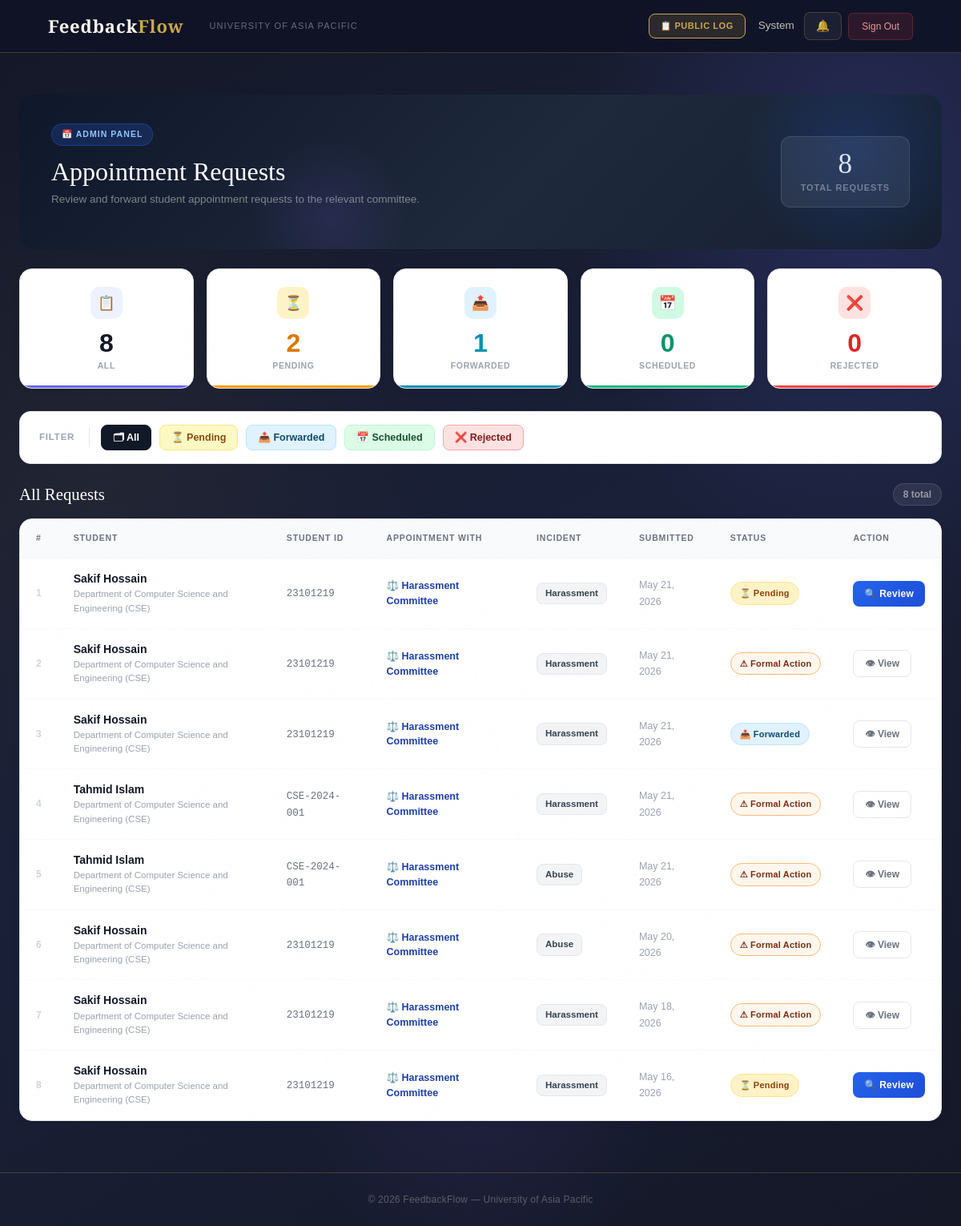
The page /dashboard/appointments/ (signed in) on the database its author committed.
### users/models.py (models this page shows, shortened)
class User(AbstractBaseUser, PermissionsMixin):
    ROLE_CHOICES = (
        ('Student',   'Student'),
        ('Faculty',   'Faculty'),
        ('HOD',       'Head of Department'),
        ('Staff',     'Staff'),
        ('DAO',       'Dean of Administration Office'),
        ('Admin',     'Administrator'),
        ('Committee', 'Committee Member'),
    )
    DEPARTMENT_CHOICES = (
        ('DBA',          'Department of Business Administration'),
        ('CSE',          'Department of Computer Science and Engineering'),
        ('CE',           'Department of Civil Engineering'),
        ('EEE',          'Department of Electrical and Electronic Engineering'),
        ('Pharmacy',     'Department of Pharmacy'),
        ('Law',          'Department of Law and Human Rights'),
        ('English',      'Department of English'),
        ('Architecture', 'Department of Architecture'),
    )
    COMMITTEE_TYPE_CHOICES = (
        ('Harassment Committee', 'Harassment Committee'),
        ('Proctorial Committee', 'Proctorial Committee'),
    )
    email          = models.EmailField(unique=True, max_length=255)
    full_name      = models.CharField(max_length=150)
    role           = models.CharField(max_length=20, choices=ROLE_CHOICES)
    department     = models.CharField(max_length=100, choices=DEPARTMENT_CHOICES, null=True, blank=True)
    student_id     = models.CharField(max_length=50, unique=True, null=True, blank=True)
    committee_type = models.CharField(max_length=50, choices=COMMITTEE_TYPE_CHOICES, null=True, blank=True)
    is_active      = models.BooleanField(default=True)
    is_staff       = models.BooleanField(default=False)
    created_at     = models.DateTimeField(auto_now_add=True)
    updated_at     = models.DateTimeField(auto_now=True)
    USERNAME_FIELD  = 'email'
    REQUIRED_FIELDS = ['full_name']
    objects = UserManager()
    class Meta:
        verbose_name        = 'User'
        verbose_name_plural = 'Users'
        ordering            = ['-created_at']
    def get_short_name(self):
        return self.full_name.split()[0] if self.full_name else self.email

class Appointment(models.Model):
    STATUS_CHOICES = [
        ('Pending',                'Pending'),
        ('Forwarded to Committee', 'Forwarded to Committee'),
        ('Meeting Scheduled',      'Meeting Scheduled'),
        ('Rejected by Committee',  'Rejected by Committee'),
        ('Resolved Informally',    'Resolved Informally'),    # NEW
        ('Needs Formal Action',    'Needs Formal Action'),    # NEW
        ('Closed',                 'Closed'),
    ]
    OUTCOME_CHOICES = [
        ('Pending',             'Pending — No outcome yet'),
        ('Resolved Informally', 'Resolved Informally — Case closed'),
        ('Needs Formal Action', 'Needs Formal Action — Student should file complaint'),
    ]
    DEPARTMENT_CHOICES = (
        ('DBA',          'Department of Business Administration (DBA)'),
        ('CSE',          'Department of Computer Science and Engineering (CSE)'),
        ('CE',           'Department of Civil Engineering (CE)'),
        ('EEE',          'Department of Electrical and Electronic Engineering (EEE)'),
        ('Pharmacy',     'Department of Pharmacy'),
        ('Law',          'Department of Law and Human Rights'),
        ('English',      'Department of English'),
        ('Architecture', 'Department of Architecture'),
    )
    COMMITTEE_CHOICES = [
        ('Harassment Committee', 'Harassment Committee'),
        ('Proctorial Committee', 'Proctorial Committee'),
    ]
    INCIDENT_TYPE_CHOICES = [
        ('Harassment',      'Harassment'),
        ('Bullying',        'Bullying'),
        ('Discrimination',  'Discrimination'),
        ('Faculty Misconduct', 'Faculty Misconduct'),
        ('Mental Pressure', 'Mental Pressure'),
        ('Abuse',           'Abuse'),
        ('Other',           'Other'),
    ]
    student          = models.ForeignKey('User', on_delete=models.CASCADE, related_name='appointments')
    name             = models.CharField(max_length=100)
    roll_number      = models.CharField(max_length=20)
    appointment_with = models.CharField(max_length=50, choices=COMMITTEE_CHOICES, default='Harassment Committee')
    department       = models.CharField(max_length=100, choices=DEPARTMENT_CHOICES)
    incident_type    = models.CharField(max_length=50, choices=INCIDENT_TYPE_CHOICES, default='Other')
    description      = models.TextField()
    meeting_location = models.CharField(max_length=200, blank=True, null=True,
        help_text='e.g. Room 204, Admin Block / Google Meet link')
    outcome          = models.CharField(max_length=30, choices=OUTCOME_CHOICES, default='Pending')
    converted_to_complaint = models.ForeignKey(
        'complaints.Complaint',
        on_delete=models.SET_NULL,
        null=True, blank=True,
        related_name='from_appointment'
    )
    TYPE_CHOICES = [
        ('Appointment', 'Appointment'),
        ('Direct Complaint', 'Direct Complaint'),
    ]
    type = models.CharField(
        max_length=20,
        choices=TYPE_CHOICES,
        default='Appointment'
    )
    status     = models.CharField(max_length=50, choices=STATUS_CHOICES, default='Pending')
    created_at = models.DateTimeField(auto_now_add=True)
    class Meta:
        ordering            = ['-created_at']
        verbose_name        = 'Appointment'
        verbose_name_plural = 'Appointments'

### users/views.py (the view)
# urls.py: path('dashboard/appointments/',                        views.admin_appointments,           name='admin_appointments'),
@login_required
def admin_appointments(request):
    if request.user.role != 'Admin':
        messages.error(request, 'Access denied.')
        return redirect('login')
    appointments  = Appointment.objects.select_related('student').all()
    status_filter = request.GET.get('status', '')
    if status_filter:
        appointments = appointments.filter(status=status_filter)
    context = {
        'appointments':  appointments,
        'status_filter': status_filter,
        'total':     Appointment.objects.count(),
        'pending':   Appointment.objects.filter(status='Pending').count(),
        'forwarded': Appointment.objects.filter(status='Forwarded to Committee').count(),
        'scheduled': Appointment.objects.filter(status='Meeting Scheduled').count(),
        'rejected':  Appointment.objects.filter(status='Rejected by Committee').count(),
        'page_title': 'Appointments',
    }
    return render(request, 'users/admin_appointments.html', context)

### users/context_processors.py (called while the page is built)
def notifications_count(request):
    if request.user.is_authenticated:
        from users.models import Notification, Announcement
        count = Notification.objects.filter(
            recipient=request.user,
            is_read=False
        ).count()
        active_announcements = []
        for ann in Announcement.objects.filter(is_active=True).order_by('-created_at')[:10]:
            if ann.is_visible_to(request.user):
                active_announcements.append(ann)
            if len(active_announcements) >= 3:
                break
        return {
            'unread_notifications_count': count,
            'active_announcements': active_announcements,
        }
    return {'unread_notifications_count': 0, 'active_announcements': []}

### users/templates/users/admin_appointments.html (shortened to what this page needs)
{% extends 'users/dashboard_base.html' %}
{% block content %}
<div class="appt-wrap">
    <div class="hero-header mb-4">
        <div class="row align-items-center">
            <div class="col-md-9">
                <div class="hero-badge">📅 Admin Panel</div>
                <h1 class="hero-title">Appointment Requests</h1>
                <p class="hero-subtitle">Review and forward student appointment requests to the relevant committee.</p>
            </div>
            <div class="col-md-3 text-end">
                <div class="hero-count d-inline-block">
                    <span class="hc-num">{{ total }}</span>
                    <span class="hc-label">Total Requests</span>
                </div>
            </div>
        </div>
    </div>
    <div class="stats-grid">
        <div class="stat-card sc-total">
            <div class="sc-icon">📋</div>
            <span class="sc-num">{{ total }}</span>
            <div class="sc-label">All</div>
        </div>
        <div class="stat-card sc-pending">
            <div class="sc-icon">⏳</div>
            <span class="sc-num">{{ pending }}</span>
            <div class="sc-label">Pending</div>
        </div>
        <div class="stat-card sc-forward">
            <div class="sc-icon">📤</div>
            <span class="sc-num">{{ forwarded }}</span>
            <div class="sc-label">Forwarded</div>
        </div>
        <div class="stat-card sc-schedule">
            <div class="sc-icon">📅</div>
            <span class="sc-num">{{ scheduled }}</span>
            <div class="sc-label">Scheduled</div>
        </div>
        <div class="stat-card sc-reject">
            <div class="sc-icon">❌</div>
            <span class="sc-num">{{ rejected }}</span>
            <div class="sc-label">Rejected</div>
        </div>
    </div>
    <div class="filter-wrap">
        <span class="filter-label">Filter</span>
        <a href="?status=" class="f-btn f-all {% if not status_filter %}active{% endif %}">
            🗂 All
        </a>
        <a href="?status=Pending" class="f-btn f-pending {% if status_filter == 'Pending' %}active{% endif %}">
            ⏳ Pending
        </a>
        <a href="?status=Forwarded to Committee" class="f-btn f-forward {% if status_filter == 'Forwarded to Committee' %}active{% endif %}">
            📤 Forwarded
        </a>
        <a href="?status=Meeting Scheduled" class="f-btn f-schedule {% if status_filter == 'Meeting Scheduled' %}active{% endif %}">
            📅 Scheduled
        </a>
        <a href="?status=Rejected by Committee" class="f-btn f-reject {% if status_filter == 'Rejected by Committee' %}active{% endif %}">
            ❌ Rejected
        </a>
    </div>
    <div class="section-heading">
        <h3>All Requests</h3>
        <span class="result-count">
            {% if status_filter %}{{ appointments|length }} filtered{% else %}{{ total }} total{% endif %}
        </span>
    </div>
    <div class="table-card">
        {% if appointments %}
        <div class="table-responsive">
            <table>
                <thead>
                    <tr>
                        <th>#</th>
                        <th>Student</th>
                        <th>Student ID</th>
                        <th>Appointment With</th>
                        <th>Incident</th>
                        <th>Submitted</th>
                        <th>Status</th>
                        <th>Action</th>
                    </tr>
                </thead>
                <tbody>
                    {% for appt in appointments %}
                    <tr>
                        <td><span class="row-num">{{ forloop.counter }}</span></td>
                        <td>
                            <div class="student-name">{{ appt.name }}</div>
                            <div class="student-dept">{{ appt.get_department_display }}</div>
                        </td>
                        <td><span class="student-id">{{ appt.roll_number }}</span></td>
                        <td>
                            <span class="committee-tag">
                                {% if appt.appointment_with == 'Harassment Committee' %}⚖️{% else %}🔒{% endif %}
                                {{ appt.appointment_with }}
                            </span>
                        </td>
                        <td><span class="incident-chip">{{ appt.incident_type }}</span></td>
                        <td><span class="date-text">{{ appt.created_at|date:"M d, Y" }}</span></td>
                        <td>
                            {% if appt.status == 'Pending' %}
                                <span class="status-pill pill-pending">⏳ Pending</span>
                            {% elif appt.status == 'Forwarded to Committee' %}
                                <span class="status-pill pill-forwarded">📤 Forwarded</span>
                            {% elif appt.status == 'Meeting Scheduled' %}
                                <span class="status-pill pill-scheduled">📅 Scheduled</span>
                            {% elif appt.status == 'Rejected by Committee' %}
                                <span class="status-pill pill-rejected">✗ Rejected</span>
                            {% elif appt.status == 'Resolved Informally' %}
                                <span class="status-pill pill-resolved">✓ Resolved</span>
                            {% elif appt.status == 'Needs Formal Action' %}
                                <span class="status-pill pill-formal">⚠ Formal Action</span>
                            {% else %}
                                <span class="status-pill pill-default">{{ appt.status }}</span>
                            {% endif %}
                        </td>
                        <td>
                            {% if appt.status == 'Pending' %}
                                <a href="{% url 'admin_appointment_detail' appt.id %}" class="btn-review">
                                    🔍 Review
                                </a>
                            {% else %}
                                <a href="{% url 'admin_appointment_detail' appt.id %}" class="btn-view-only">
                                    👁 View
                                </a>
                            {% endif %}
                        </td>
                    </tr>
                    {% endfor %}
                </tbody>
            </table>
        </div>
        {% endif %}
    </div>
</div>
{% endblock %}

### users/templates/users/base.html (shortened to what this page needs)
<!DOCTYPE html>
<html lang="en">
<head>
    <link href="https://cdn.jsdelivr.net/npm/bootstrap@5.3.0/dist/css/bootstrap.min.css" rel="stylesheet">
</head>
<body>
    <nav class="navbar navbar-expand-lg">
        <div class="container-fluid d-flex align-items-center gap-3">
            <a class="navbar-brand" href="/">Feedback<em>Flow</em></a>
            <span class="navbar-text d-none d-md-inline">University of Asia Pacific</span>
            {% if user.is_authenticated %}
            <div class="ms-auto d-flex align-items-center gap-2">
                <a href="{% url 'public_log' %}" class="btn-bell"
                    style="font-size:11px; font-weight:600; text-transform:uppercase; letter-spacing:0.05em; background:rgba(201,168,76,.15); color:var(--gold) !important; border-color:var(--gold) !important;">
                    📋 Public Log
                </a>
                <span class="nav-user-info d-none d-md-inline ms-2">{{ user.get_short_name }}</span>
                <a href="{% url 'notifications' %}" class="btn-bell ms-1">
                    🔔
                </a>
                <a href="{% url 'logout' %}" class="btn-logout">Sign Out</a>
            </div>
            {% endif %}
        </div>
    </nav>
    <main>
        {% block content %}{% endblock %}
    </main>
    <footer>
        <p>© 2026 FeedbackFlow — University of Asia Pacific</p>
    </footer>
</body>
</html>

### rows shown on the page
User: get_short_name "System"
Appointment: name "Sakif Hossain", department "Department of Computer Science and Engineering (CSE)", roll_number "23101219", appointment_with "Harassment Committee", incident_type "Harassment", created_at "May 21, 2026", status "⏳ Pending"
Appointment: name "Sakif Hossain", department "Department of Computer Science and Engineering (CSE)", roll_number "23101219", appointment_with "Harassment Committee", incident_type "Harassment", created_at "May 21, 2026", shows "⚠ Formal Action", shows "👁 View"
Appointment: name "Sakif Hossain", department "Department of Computer Science and Engineering (CSE)", roll_number "23101219", appointment_with "Harassment Committee", incident_type "Harassment", created_at "May 21, 2026", shows "📤 Forwarded", shows "👁 View"
Appointment: name "Tahmid Islam", department "Department of Computer Science and Engineering (CSE)", roll_number "CSE-2024-001", appointment_with "Harassment Committee", incident_type "Harassment", created_at "May 21, 2026", shows "⚠ Formal Action", shows "👁 View"
Appointment: name "Tahmid Islam", department "Department of Computer Science and Engineering (CSE)", roll_number "CSE-2024-001", appointment_with "Harassment Committee", incident_type "Abuse", created_at "May 21, 2026", shows "⚠ Formal Action", shows "👁 View"
Appointment: name "Sakif Hossain", department "Department of Computer Science and Engineering (CSE)", roll_number "23101219", appointment_with "Harassment Committee", incident_type "Abuse", created_at "May 20, 2026", shows "⚠ Formal Action", shows "👁 View"
Appointment: name "Sakif Hossain", department "Department of Computer Science and Engineering (CSE)", roll_number "23101219", appointment_with "Harassment Committee", incident_type "Harassment", created_at "May 18, 2026", shows "⚠ Formal Action", shows "👁 View"
Appointment: name "Sakif Hossain", department "Department of Computer Science and Engineering (CSE)", roll_number "23101219", appointment_with "Harassment Committee", incident_type "Harassment", created_at "May 16, 2026", status "⏳ Pending"

### other values the page prints
{{ total }} "8"
{{ pending }} "2"
{{ forwarded }} "1"
{{ scheduled }} "0"
{{ rejected }} "0"
